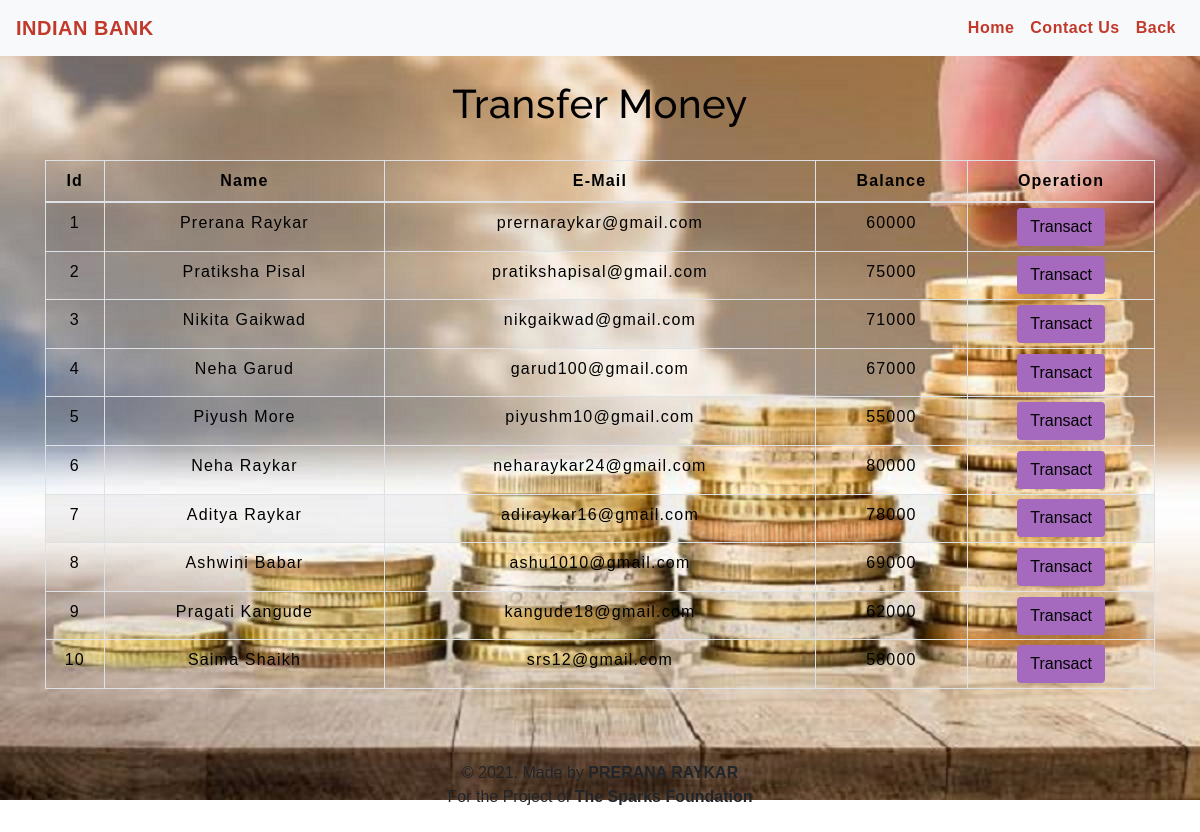
The app's page /transfermoney.php with its own data.
### tables this page shows
CREATE TABLE `users` (
  `id` int(3) NOT NULL,
  `name` text NOT NULL,
  `email` varchar(30) NOT NULL,
  `balance` int(8) NOT NULL
);

### transfermoney.php (the view, shortened to what this page needs)
<!DOCTYPE html>
<html lang="en">
<head>
    <link rel="stylesheet" href="https://maxcdn.bootstrapcdn.com/bootstrap/4.0.0/css/bootstrap.min.css">
    <link rel="stylesheet" type="text/css" href="css/table.css">
    <link rel="stylesheet" type="text/css" href="css/navbar.css">
</head>
<body >
<div align="center" class="bg-img">
<?php
    include 'config.php';
    $sql = "SELECT * FROM users";
    $result = mysqli_query($conn,$sql);
?>
<?php
  include 'navbar.php';
?>
<div class="container">
        <h2 class="text-center pt-4" style="color : black;">Transfer Money</h2>
        <br>
            <div class="row">
                <div class="col">
                    <div class="table-responsive-sm">
                    <table class="table table-hover table-sm table-striped table-condensed table-bordered" style="border-color:black;">
                        <thead style="color : black;">
                            <tr>
                            <th scope="col" class="text-center py-2">Id</th>
                            <th scope="col" class="text-center py-2">Name</th>
                            <th scope="col" class="text-center py-2">E-Mail</th>
                            <th scope="col" class="text-center py-2">Balance</th>
                            <th scope="col" class="text-center py-2">Operation</th>
                            </tr>
                        </thead>
                        <tbody>
                <?php
                    while($rows=mysqli_fetch_assoc($result)){
                ?>
                    <tr style="color : black;">
                        <td class="py-2"><?php echo $rows['id'] ?></td>
                        <td class="py-2"><?php echo $rows['name']?></td>
                        <td class="py-2"><?php echo $rows['email']?></td>
                        <td class="py-2"><?php echo $rows['balance']?></td>
                        <td><a href="selecteduserdetail.php?id= <?php echo $rows['id'] ;?>"> <button type="button" class="btn" style="background-color : #A569BD;">Transact</button></a></td>
                    </tr>
                <?php
                    }
                ?>
                        </tbody>
                    </table>
                    </div>
                </div>
            </div>
  <footer class="text-center mt-5 py-2">
            <p>&copy 2021. Made by <b>PRERANA RAYKAR</b><br> For the Project of  <b>The Sparks Foundation</b></p>
</footer>
</div>
</body>
</html>

### navbar.php (shortened to what this page needs)
<nav class="navbar navbar-expand-md navbar-light bg-light">
<a class="navbar-brand" href="index.php" style="color : #C0392B;"><b>INDIAN BANK</b></a>
<div class="collapse navbar-collapse" id="collapsibleNavbar">
      <ul class="navbar-nav ml-auto">
        <li class="nav-item">
          <a class="nav-link" href="index.php" style="color : #C0392B;"><b>Home</b></a>
        </li>
        <li class="nav-item">
          <a class="nav-link" href="contact_us.php" style="color : #C0392B;"><b>Contact Us</b></a>
        </li>
        <li class="nav-item">
          <a class="nav-link" href="#" onclick="history.go(-1);" style="color : #C0392B;"><b>Back</b></a>
        </li>
    </div>
 </nav>

### css/table.css (style rules this page uses)
* { padding: 0; margin: 0; box-sizing: border-box; font-family: sans-serif; }
h2 { font-size: 40px; }
table { letter-spacing: 1.2px; }
td { text-align: center; }
button { border:none; background: #d9d9d9; transition: 1s; }

### css/navbar.css (style rules this page uses)
.nav-link { margin-right: 0px; color:#2F363F; letter-spacing: 0.5px; transition: 0.5s; }
.navbar-brand { color: #4C4B4B; letter-spacing: 0.5px; }
h2 { color: #4C4B4B; letter-spacing: 0.5px; font-family: raleway; }

### transfermoney.php (style rules this page uses)
button { transition: 1.5s; }
.bg-img { background-image: url("img/original.jpg"); width: 100%; height: 100vh; background-position: center; background-repeat: no-repeat; background-size: cover; position: relative; }

### records on screen
users: id "1", name "Prerana Raykar", email "prernaraykar@gmail.com", balance "60000"
users: id "2", name "Pratiksha Pisal", email "pratikshapisal@gmail.com", balance "75000"
users: id "3", name "Nikita Gaikwad", email "nikgaikwad@gmail.com", balance "71000"
users: id "4", name "Neha Garud", email "garud100@gmail.com", balance "67000"
users: id "5", name "Piyush More", email "piyushm10@gmail.com", balance "55000"
users: id "6", name "Neha Raykar", email "neharaykar24@gmail.com", balance "80000"
users: id "7", name "Aditya Raykar", email "adiraykar16@gmail.com", balance "78000"
users: id "8", name "Ashwini Babar", email "ashu1010@gmail.com", balance "69000"
users: id "9", name "Pragati Kangude", email "kangude18@gmail.com", balance "62000"
users: id "10", name "Saima Shaikh", email "srs12@gmail.com", balance "58000"
